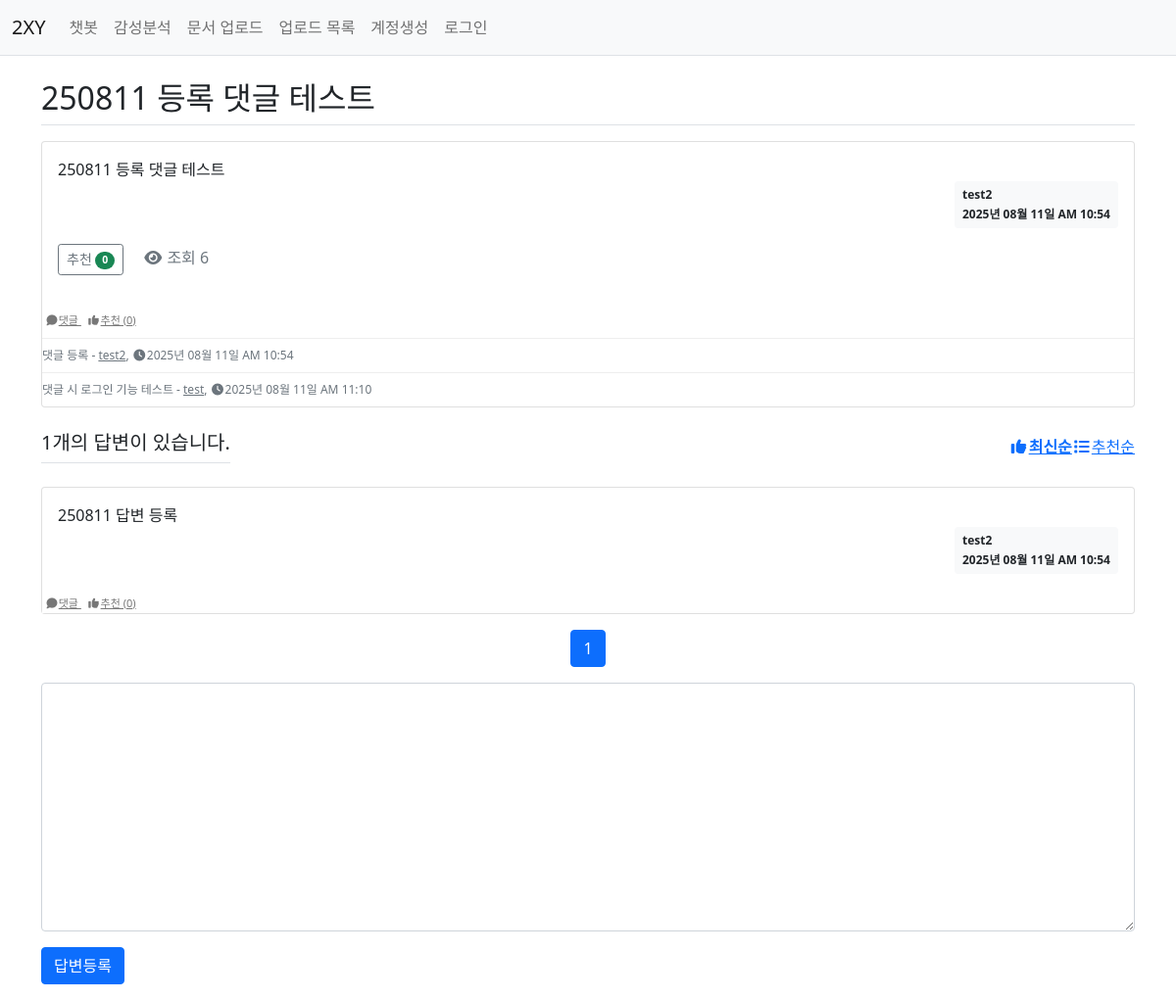
Before: /question/detail/305/ with the older database file.
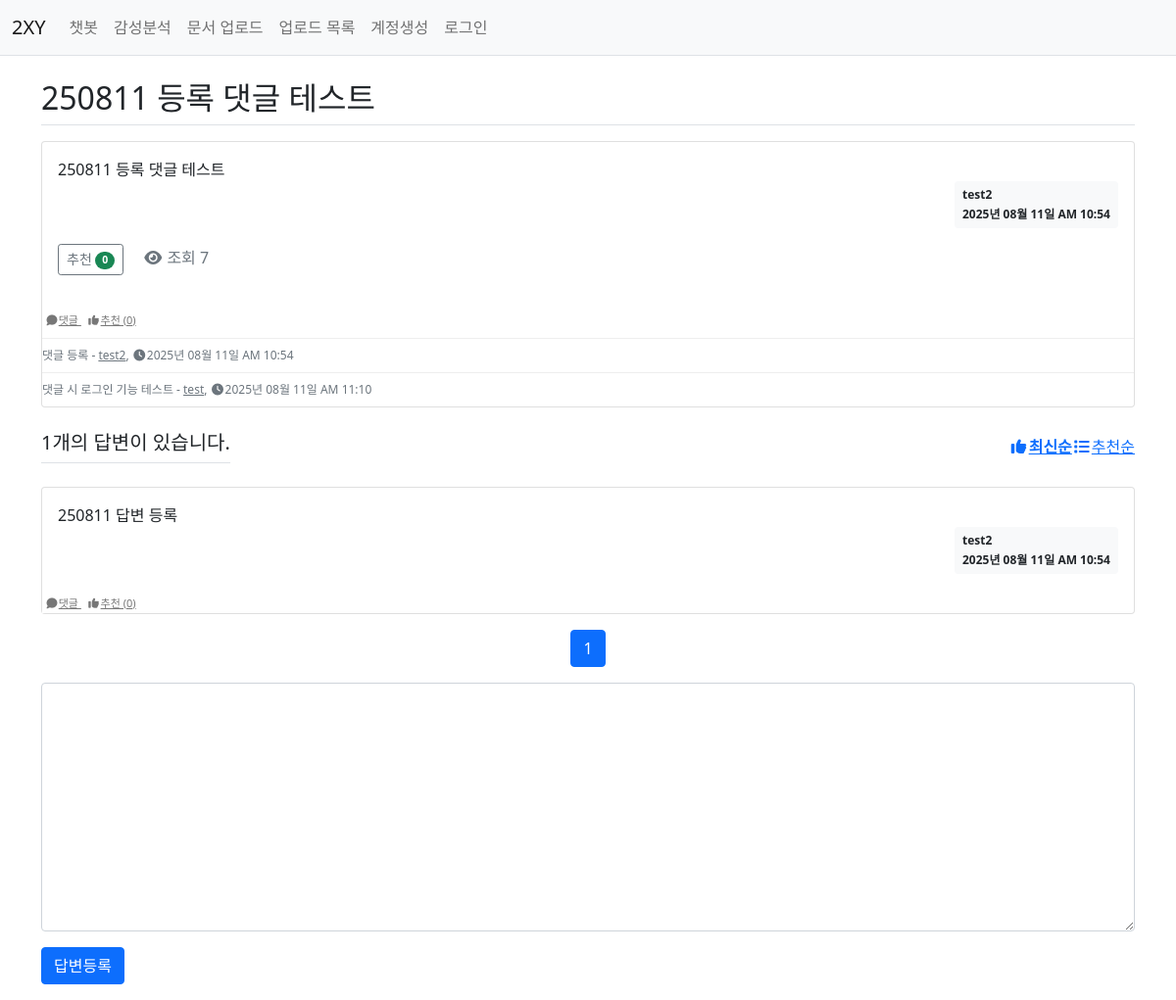
After: the same page with the newer database file.
### pybo/models.py (models this page shows)
class Question(db.Model):
    id = db.Column(db.Integer, primary_key=True)
    subject = db.Column(db.String(200), nullable=False)
    content = db.Column(db.Text(), nullable=False)
    create_date = db.Column(db.DateTime(), nullable=False)
    user_id = db.Column(db.Integer, db.ForeignKey('user.id', ondelete='CASCADE'), nullable=False)
    user = db.relationship('User', backref=db.backref('question_set'))
    modify_date = db.Column(db.DateTime(), nullable=True)
    voter = db.relationship('User', secondary=question_voter, backref=db.backref('question_voter_set'))
    view_count = db.Column(db.Integer, default=0)  # 조회 수 필드 추가

### pybo/views/question_views.py (the view)
@bp.route('/detail/<int:question_id>/')
def detail(question_id):
    page = request.args.get('page', type=int, default=1)
    sort = request.args.get('sort', type=str, default='recent')
    question = Question.query.get_or_404(question_id)
    if question.view_count is None:
        question.view_count = 1
    else:
        question.view_count += 1
    db.session.commit()
    form = AnswerForm()  # 답변 폼 생성
    comment_form = CommentForm()  # 댓글 폼 생성
    answers_query = Answer.query.filter(Answer.question_id == question_id)
    if sort == 'recommend': # 추천순
        answers_query = answers_query.outerjoin(Answer.voter).group_by(Answer.id).order_by(func.count(User.id).desc(), Answer.create_date.desc())
    else: # 최신순
        answers_query = answers_query.order_by(Answer.create_date.desc())
    answers = answers_query.paginate(page=page, per_page=10)
    return render_template('question/question_detail.html', question=question, form=form, answers=answers, comment_form=comment_form, sort=sort, page=page)

### pybo/forms.py
class AnswerForm(FlaskForm):
    content = TextAreaField('내용', validators=[DataRequired('내용은 필수 입력 항목입니다.')])

class CommentForm(FlaskForm):
    content = TextAreaField('댓글', validators=[DataRequired('댓글은 필수 입력 항목입니다.')])

### pybo/filter.py (called while the page is built)
def format_datetime(value, fmt='%Y년 %m월 %d일 %p %I:%M'):
    return value.strftime(fmt)

### pybo/views/auth_views.py (called while the page is built)
@bp.before_app_request
def load_logged_in_user():
    user_id = session.get('user_id')
    if user_id is None:
        g.user = None
    else:
        g.user = User.query.get(user_id)

### pybo/templates/question/question_detail.html (shortened to what the changed rows need)
{% extends 'base.html' %}
{% block content %}
<link rel="stylesheet" href="{{ url_for('static', filename='bootstrap.min.css') }}">
<div class="container my-3">
    <h2 class="border-bottom py-2">{{ question.subject }}</h2>
    <div class="card my-3">
        <div class="card-body">
            <div class="card-text" style="white-space: pre-line;">{{ question.content }}</div>
            <div class="d-flex justify-content-end">
                <div class="badge bg-light text-dark p-2 text-start">
                    <div class="mb-2">{{ question.user.username }}</div>
                    <div>{{ question.create_date|datetime }}</div>
                </div>
            </div>
            <div class="my-3">
                <a href="javascript:void(0)" data-uri="{{ url_for('question.vote', question_id=question.id) }}"
                   class="recommend btn btn-sm btn-outline-secondary"> 추천
                    <span class="badge rounded-pill bg-success">{{ question.voter|length }}</span>
                </a>
                <span class="text-muted ms-3">
                    <i class="fas fa-eye"></i> 조회 {{ question.view_count or 0 }}
                </span>
            </div>
        </div>
        <div class="my-action-buttons">
        </div>
        {% if question.comment_set %}
            <div class="comment-block">
            </div>
        {% endif %}
    </div>
    <div class="d-flex justify-content-between align-items-center my-3">
        <h5 class="border-bottom py-2">{{ answers.total }}개의 답변이 있습니다.</h5>
        <div class="btn-group">
        </div>
    </div>
    {% for answer in answers.items %}
    <div class="card my-3">
        <div class="card-body">
        </div>
        <div class="my-action-buttons">
        </div>
    </div>
    {% endfor %}
    <ul class="pagination justify-content-center">
        {% for p in answers.iter_pages(left_edge=1, right_edge=1, left_current=2, right_current=2) %}
            {% if p %}
            <li class="page-item {% if p == answers.page %}active{% endif %}">
            </li>
            {% else %}
            <li class="page-item disabled"><span class="page-link">…</span></li>
            {% endif %}
        {% endfor %}
    </ul>
    <form action="{{ url_for('answer.create', question_id=question.id) }}" method="post" class="my-3">
        <div class="mb-3">
        </div>
        <input type="submit" value="답변등록" class="btn btn-primary">
    </form>
</div>
{% endblock %}

Changed rows visible on the page:
changed Question "250811 등록 댓글 테스트": view_count "6" → "7"
